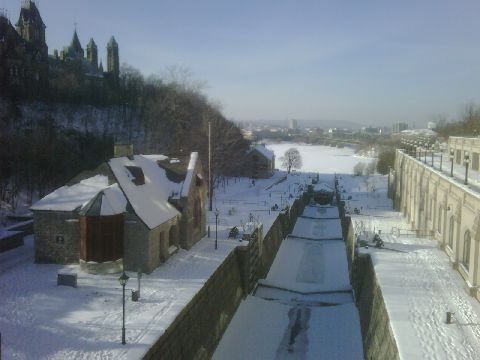
//> input picture Chapter_09/robustmatching/canal1.jpg, 480 x 360 px
$ ./robustmatching   (built with g++ and OpenCV 4)
//> lines starting //> are read from the running program, lines starting //| are printed output that depends on the picture
### Chapter_09/robustmatching/matcher.hpp
#ifndef MATCHER_HPP
#define MATCHER_HPP

#include<vector>
#include<opencv2/core.hpp>
#include<opencv2/imgproc/imgproc.hpp>
#include<opencv2/highgui/highgui.hpp>
#include<opencv2/features2d/features2d.hpp>

#include<opencv2/nonfree/features2d.hpp>
#include<opencv2/nonfree/nonfree.hpp>
#include<opencv2/legacy/legacy.hpp>


class RobustMatcher
{
private:
    cv::Ptr<cv::FeatureDetector> detector;
    cv::Ptr<cv::DescriptorExtractor> extractor;
    float ratio;
    bool refineF;
    double distance;
    double confidence;

public:
    RobustMatcher():ratio(0.65f),refineF(true),confidence(0.99),distance(3.0)
    {
        detector = new cv::SurfFeatureDetector();
        extractor = new cv::SurfDescriptorExtractor();
    }

    // [179 lines left out: functions setFeatureDetector, setDescriptorExtractor, setMinDistanceToEpipolar, setConfidenceLevel, setRatio, refineFundamental and 4 more, not called in this run]
};


#endif

### Chapter_09/robustmatching/robustmatching.cpp
#include<iostream>
#include<vector>
#include<opencv2/core.hpp>
#include<opencv2/highgui/highgui.hpp>
#include<opencv2/features2d/features2d.hpp>
#include<opencv2/calib3d/calib3d.hpp>

#include "matcher.hpp"


int main()
{
    cv::Mat image1 = cv::imread("../canal1.jpg",0);
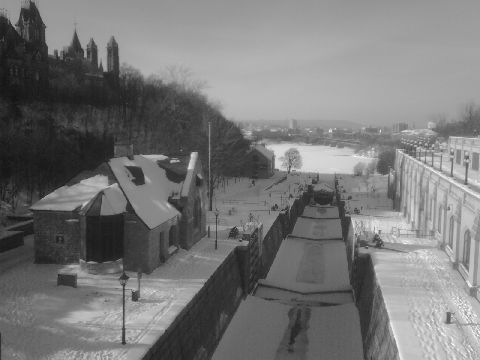
//> image1: 360 rows x 480 cols, CV_8UC1; min 18, max 255, mean 119.3
    cv::Mat image2 = cv::imread("../canal2.jpg",0);
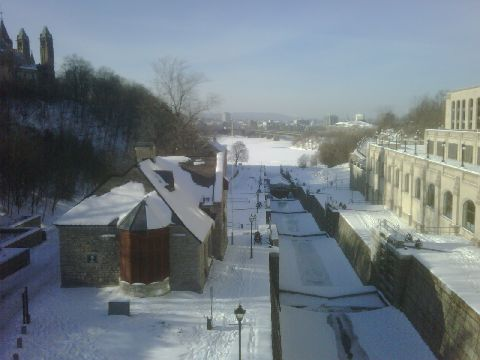
//> input picture Chapter_09/robustmatching/canal2.jpg, 480 x 360 px
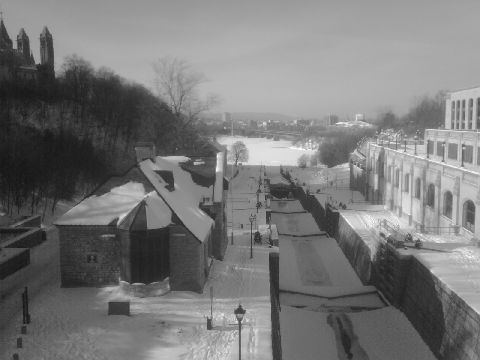
//> image2: 360 rows x 480 cols, CV_8UC1; min 19, max 255, mean 120.2

    if(!image1.data ||!image2.data)
        return 0;

    cv::namedWindow("Right Image");
    cv::imshow("Right Image",image1);

    cv::namedWindow("Left Image");
    cv::imshow("Left Image",image2);

//> (the run ends here: the program needs code that is not available in this run, at `detector = new cv::SurfFeatureDetector();`)
